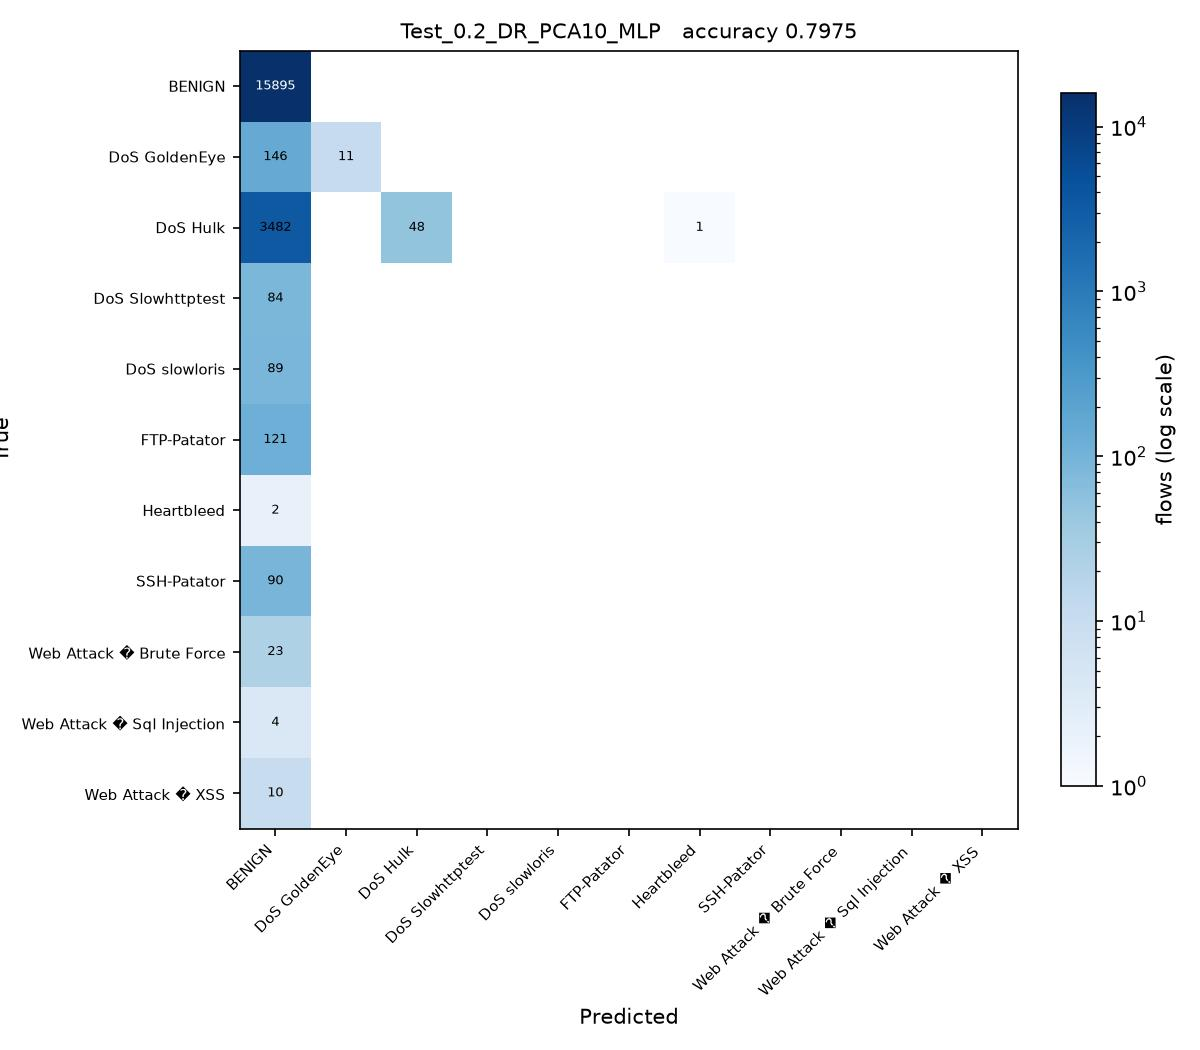

Here is the Python script that generated this plot:
# Test_0.2_DR_PCA10_MLP.py
#
# Test size 0.2  |  PCA, 10 components  |  Multilayer Perceptron (sheet #18)
#
# This is SGDC_60_40.py with the changes marked CHANGE below and nothing else.

import os
from pathlib import Path

# CHANGE 1: find the folder holding the three CSV files and run from there, so
# the plain file names below resolve no matter where this script is started
# from or how deeply it sits inside the project folder.
HERE = Path(__file__).resolve().parent
for PROJECT in [HERE, *HERE.parents]:
    if (PROJECT / 'Tuesday-WorkingHours.pcap_ISCX.csv').exists():
        os.chdir(PROJECT)
        break
else:
    raise SystemExit('Put this folder inside the folder that holds the three '
                     'CIC-IDS2017 CSV files, then run the script again.')
import numpy as np
import pandas as pd

df1 = pd.read_csv('Tuesday-WorkingHours.pcap_ISCX.csv', low_memory=True)
df2 = pd.read_csv('Wednesday-workingHours.pcap_ISCX.csv', low_memory=True)
df3 = pd.read_csv('Thursday-WorkingHours-Morning-WebAttacks.pcap_ISCX.csv', low_memory=True)

dataset = pd.concat([df1, df2, df3], ignore_index=True)

dataset.columns = dataset.columns.str.strip()

# CHANGE 2: a stratified sample of 100000 flows, the same for every run.
# Gradient Boosting builds one tree per class per stage on a single core, so all
# 1.3 million flows would take hours per script. At least 50 flows of every
# class are kept, so the rare attacks stay in the split.
label = dataset.columns[-1]
dataset = pd.concat(
    [g.sample(n=min(len(g), max(50, round(100000 * len(g) / len(dataset)))), random_state=0)
     for _, g in dataset.groupby(label)],
    ignore_index=True
)

X = dataset.iloc[:, :-1]
y = dataset.iloc[:, -1]

X = X.apply(pd.to_numeric, errors='coerce')

X.replace([np.inf, -np.inf], np.nan, inplace=True)

from sklearn.impute import SimpleImputer

imputer = SimpleImputer(missing_values=np.nan, strategy='mean')
X = imputer.fit_transform(X)

from sklearn.preprocessing import LabelEncoder

labelencoder_y = LabelEncoder()
y = labelencoder_y.fit_transform(y)

from sklearn.model_selection import train_test_split

X_train, X_test, y_train, y_test = train_test_split(
    X,
    y,
    test_size=0.2,   # CHANGE 3: test size
    random_state=0,
    stratify=y
)

# CHANGE 4: PCA, from PCA_LDA_KErnel_PCA_CODE.pdf (fit only on training data)
from sklearn.decomposition import PCA

pca = PCA(n_components=10)
X_train = pca.fit_transform(X_train)
X_test = pca.transform(X_test)

# CHANGE 5: Multilayer Perceptron (sheet #18) in place of SGDClassifier
from sklearn.neural_network import MLPClassifier

classifier = MLPClassifier(hidden_layer_sizes=(64, 32), max_iter=500,
                           random_state=42)

classifier.fit(X_train, y_train)

y_pred = classifier.predict(X_test) 

from sklearn.metrics import confusion_matrix
from sklearn.metrics import accuracy_score
from sklearn.metrics import precision_score
from sklearn.metrics import recall_score
from sklearn.metrics import f1_score
from sklearn.metrics import classification_report

cm = confusion_matrix(y_test, y_pred)

print("Confusion Matrix:\n")
print(cm)

print("\nAccuracy : {:.4f}".format(accuracy_score(y_test, y_pred)))
print("\nPrecision : {:.4f}".format(precision_score(y_test, y_pred, average='weighted')))
print("\nRecall : {:.4f}".format(recall_score(y_test, y_pred, average='weighted')))
print("\nF1 Score : {:.4f}".format(f1_score(y_test, y_pred, average='weighted')))

print("\nClassification Report:\n")
print(classification_report(y_test, y_pred))

# CHANGE 6: save the confusion matrix as Test_0.2_DR_PCA10_MLP.jpg and record the result
import matplotlib
matplotlib.use('Agg')
import matplotlib.pyplot as plt
from matplotlib.colors import LogNorm

here = HERE                     # the folder this script sits in
names = [str(c) for c in labelencoder_y.classes_]
fig, ax = plt.subplots(figsize=(8, 7))
im = ax.imshow(cm, cmap='Blues', norm=LogNorm(vmin=1))
ax.set_xticks(range(len(names)), names, rotation=45, ha='right', fontsize=7)
ax.set_yticks(range(len(names)), names, fontsize=7)
ax.set_xlabel('Predicted')
ax.set_ylabel('True')
ax.set_title('Test_0.2_DR_PCA10_MLP   accuracy {:.4f}'.format(accuracy_score(y_test, y_pred)), fontsize=10)
for i in range(cm.shape[0]):
    for j in range(cm.shape[1]):
        if cm[i, j]:
            ax.text(j, i, cm[i, j], ha='center', va='center', fontsize=6,
                    color='white' if cm[i, j] > cm.max() / 3 else 'black')
fig.colorbar(im, ax=ax, fraction=0.04, label='flows (log scale)')
fig.tight_layout()
fig.savefig(here / 'Test_0.2_DR_PCA10_MLP.jpg', dpi=150)
plt.close(fig)

row = pd.DataFrame([{
    'Test': 0.2, 'DR': 'PCA10', 'Clas': 'MLP',
    'Acc': round(accuracy_score(y_test, y_pred), 4),
    'Pre': round(precision_score(y_test, y_pred, average='weighted'), 4),
    'Rec': round(recall_score(y_test, y_pred, average='weighted'), 4),
    'F1': round(f1_score(y_test, y_pred, average='weighted'), 4),
    'script': 'Test_0.2_DR_PCA10_MLP',
}])
# one file per run, so several scripts can run at the same time without
# overwriting each other. 21_run_45_mix.py merges them into the Excel sheet.
out = PROJECT / 'results' / 'parts_mix' / 'Test_0.2_DR_PCA10_MLP.csv'
out.parent.mkdir(parents=True, exist_ok=True)
row.to_csv(out, index=False)
